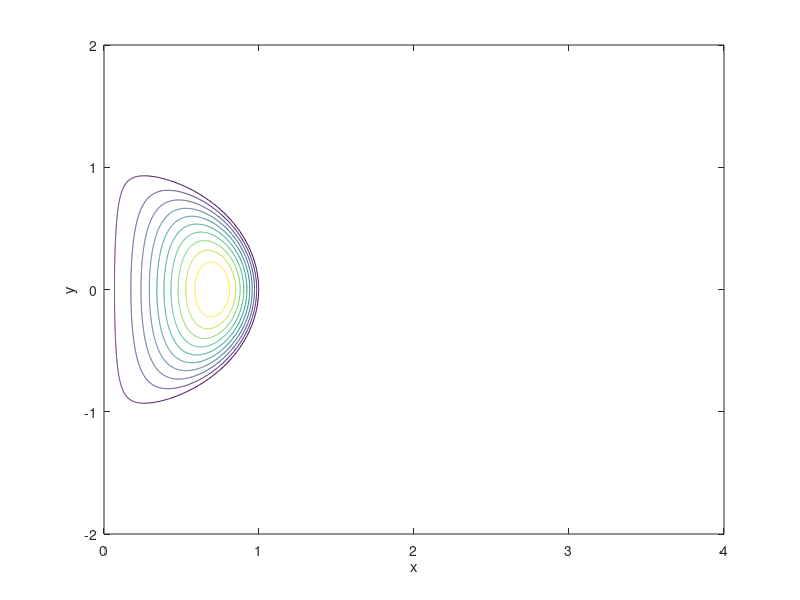

This chart was generated by the following MATLAB code:
clear
close all

% Defince sigma
m=1000;
sigmamin = 0.01;
sigmamax = 1.01;
%sigmamax = 4;
sigma = linspace(sigmamin,sigmamax,m);
sigmasquare = sigma.^2;

% Define polar coordinate theta and specify how many values to creat
p = pi;
n = 200;
theta = linspace(0,p,n);
sintheta = sin(theta);
costheta =cos(theta);
stsq = sintheta.^2;

%Calculate the pre-factors of Eq. (2.9) in Scase & Terry
Fac1a = 3 * sigmasquare; 
Fac1b =(1-sigmasquare);
Fac1c = (1/4) * (Fac1a .* Fac1b);

Fac2a = sigma.^3;
Fac2b = -1*(Fac2a - 1);
Fac2c = (1/2)*Fac2b;
Fac2d = Fac2c./sigma;


% Multiply the prefactor with each of the values in theta vector

for i = 1:n
   for j = 1:m 
             %Psi(i,j)= i*j;
          if sigma(j) <= 1
           Psi(i,j)= Fac1c(j)*stsq(i);
           %Psi(i,j)= i;
         else
           Psi(i,j)= Fac2d(j)*stsq(i);
           % Psi(i,j)= 0.1;
         end

   end    
end


   %for i=1:n  
   %      if sigma(i) <= 1
   %        Psi(i,:)= Fac1c.*stsq(i);
   %      else
   %        Psi(i,:)= Fac2d.*stsq(i);
   %      end
   %end       

    

%Calculate the x and y coordinate for each cell
for j = 1:m
   for i = 1:n
     x(i,j) = sintheta(i)*sigma(j);
     y(i,j) = costheta(i)*sigma(j);  
   end    
end


%surf(x,y,Psi)
%levels =  -7:0.5:10;
contour(x,y,Psi)
xlim([0, 4])
ylim([-2,2])
zlim([-3, 3])

  xlabel('x')
  ylabel('y')
  zlabel('Psi')
    
 %fprintf('Happy Birthday\n');
